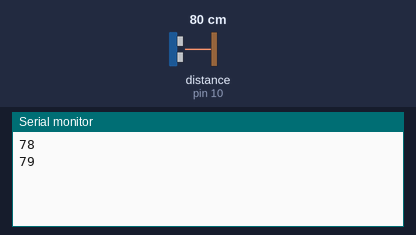
Simulated run of this sketch. Board: Arduino Uno, built with avr-gcc and run on an emulated ATmega328P. Parts: the last lines printed to the serial monitor. Wiring (inferred from the names in the program): ultrasonic range finder: trigger pin 9; echo pin 10. The inputs (shaded band) are chosen by the test bench; at power-on: distance to the obstacle (sensor on pin 10) 80 cm. The echo pulse lasts 58.3 µs per cm.

Above: at 1.8 s.
1.9 s: distance to the obstacle (sensor on pin 10) set to 2 cm
At 2.7 s:
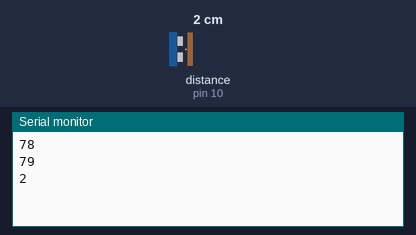
3.4 s: distance to the obstacle (sensor on pin 10) set to 4 cm
At 4.8 s:
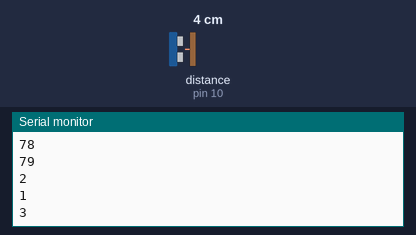
Timing chart, 0 to 6.4 s (numbered marks = the images above; inputs shaded):
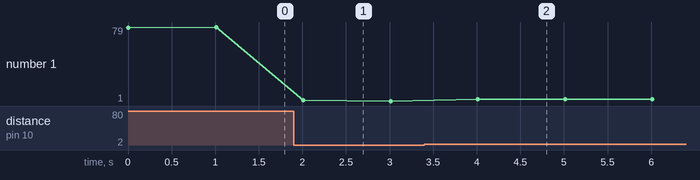

The sketch:

ultrasonic_test.ino
```cpp
const int trigPin = 9;
const int echoPin = 10;
long duration;
int distance;

void setup() {
  Serial.begin(9600);
  pinMode(trigPin, OUTPUT);
  pinMode(echoPin, INPUT);
}

void loop() {
  // Clear the trigPin
  digitalWrite(trigPin, LOW);
  delayMicroseconds(2);
  digitalWrite(trigPin, HIGH);
  delayMicroseconds(10);
  digitalWrite(trigPin, LOW);

  // Read the echoPin
  duration = pulseIn(echoPin, HIGH);

  // Calculate the distance
  distance = duration * 0.034 / 2;  // Distance in cm

  // Send distance to Serial Monitor
  Serial.println(distance);

  delay(1000);  // Delay between readings
}
```

Measured:
- after the input at 1.9 s, the serial monitor: prints a new line after 0.11 s (image 1)
- after the input at 3.4 s, the serial monitor: prints a new line after 0.61 s (image 2)
- plotted number 1: 79 → 1 after the input at 1.9 s, 1 → 3 after the input at 3.4 s
